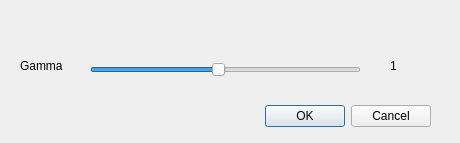
<?xml version="1.0" encoding="UTF-8"?>
<ui version="4.0">
 <class>GammaDialog</class>
 <widget class="QDialog" name="GammaDialog">
  <property name="geometry">
   <rect>
    <x>0</x>
    <y>0</y>
    <width>460</width>
    <height>143</height>
   </rect>
  </property>
  <property name="windowTitle">
   <string>Dialog</string>
  </property>
  <widget class="QDialogButtonBox" name="buttonBox">
   <property name="geometry">
    <rect>
     <x>90</x>
     <y>100</y>
     <width>341</width>
     <height>32</height>
    </rect>
   </property>
   <property name="orientation">
    <enum>Qt::Horizontal</enum>
   </property>
   <property name="standardButtons">
    <set>QDialogButtonBox::Cancel|QDialogButtonBox::Ok</set>
   </property>
  </widget>
  <widget class="QLabel" name="labelGamma">
   <property name="geometry">
    <rect>
     <x>20</x>
     <y>50</y>
     <width>51</width>
     <height>31</height>
    </rect>
   </property>
   <property name="text">
    <string>Gamma</string>
   </property>
  </widget>
  <widget class="QSlider" name="horizontalSlider">
   <property name="geometry">
    <rect>
     <x>90</x>
     <y>60</y>
     <width>271</width>
     <height>19</height>
    </rect>
   </property>
   <property name="minimum">
    <number>1</number>
   </property>
   <property name="maximum">
    <number>20</number>
   </property>
   <property name="pageStep">
    <number>1</number>
   </property>
   <property name="value">
    <number>10</number>
   </property>
   <property name="orientation">
    <enum>Qt::Horizontal</enum>
   </property>
  </widget>
  <widget class="QLabel" name="labelGammaValue">
   <property name="geometry">
    <rect>
     <x>390</x>
     <y>50</y>
     <width>61</width>
     <height>31</height>
    </rect>
   </property>
   <property name="text">
    <string>1</string>
   </property>
  </widget>
 </widget>
 <resources/>
 <connections>
  <connection>
   <sender>buttonBox</sender>
   <signal>accepted()</signal>
   <receiver>GammaDialog</receiver>
   <slot>accept()</slot>
   <hints>
    <hint type="sourcelabel">
     <x>248</x>
     <y>254</y>
    </hint>
    <hint type="destinationlabel">
     <x>157</x>
     <y>274</y>
    </hint>
   </hints>
  </connection>
  <connection>
   <sender>buttonBox</sender>
   <signal>rejected()</signal>
   <receiver>GammaDialog</receiver>
   <slot>reject()</slot>
   <hints>
    <hint type="sourcelabel">
     <x>316</x>
     <y>260</y>
    </hint>
    <hint type="destinationlabel">
     <x>286</x>
     <y>274</y>
    </hint>
   </hints>
  </connection>
 </connections>
</ui>
